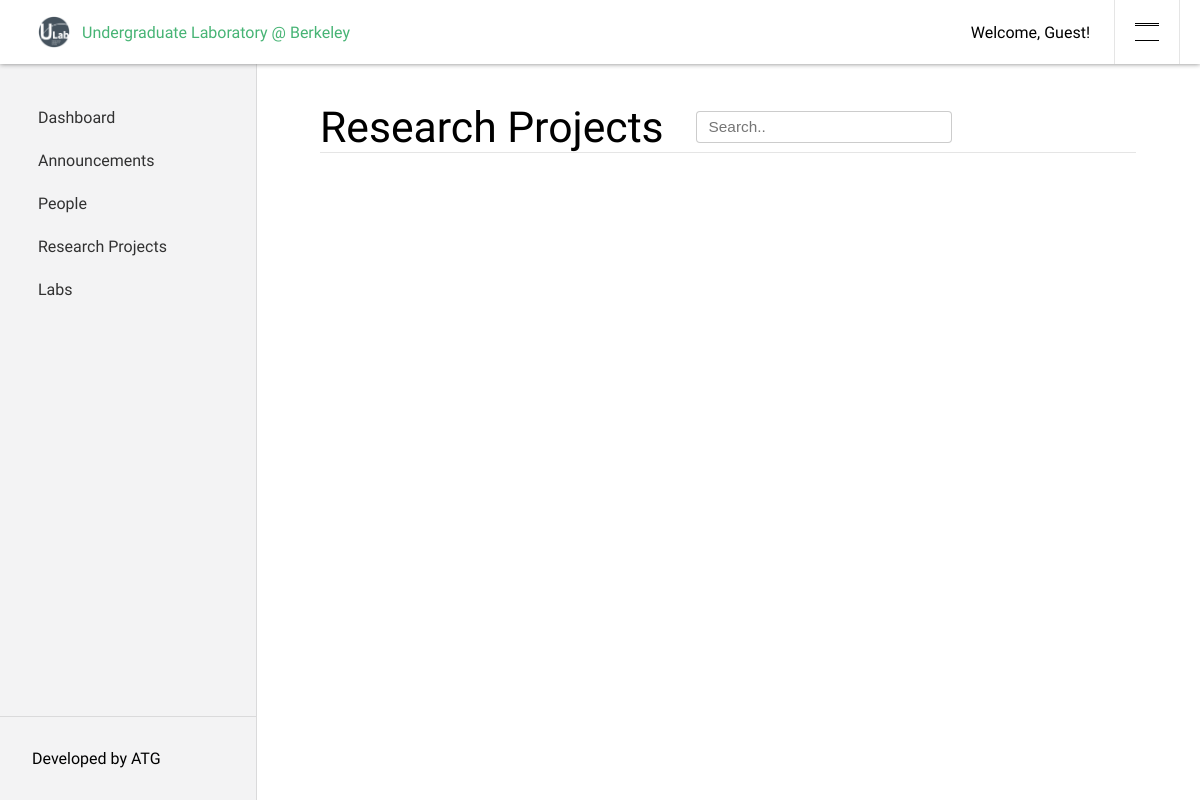
Page /dashboard/projects/ on the earlier database version.
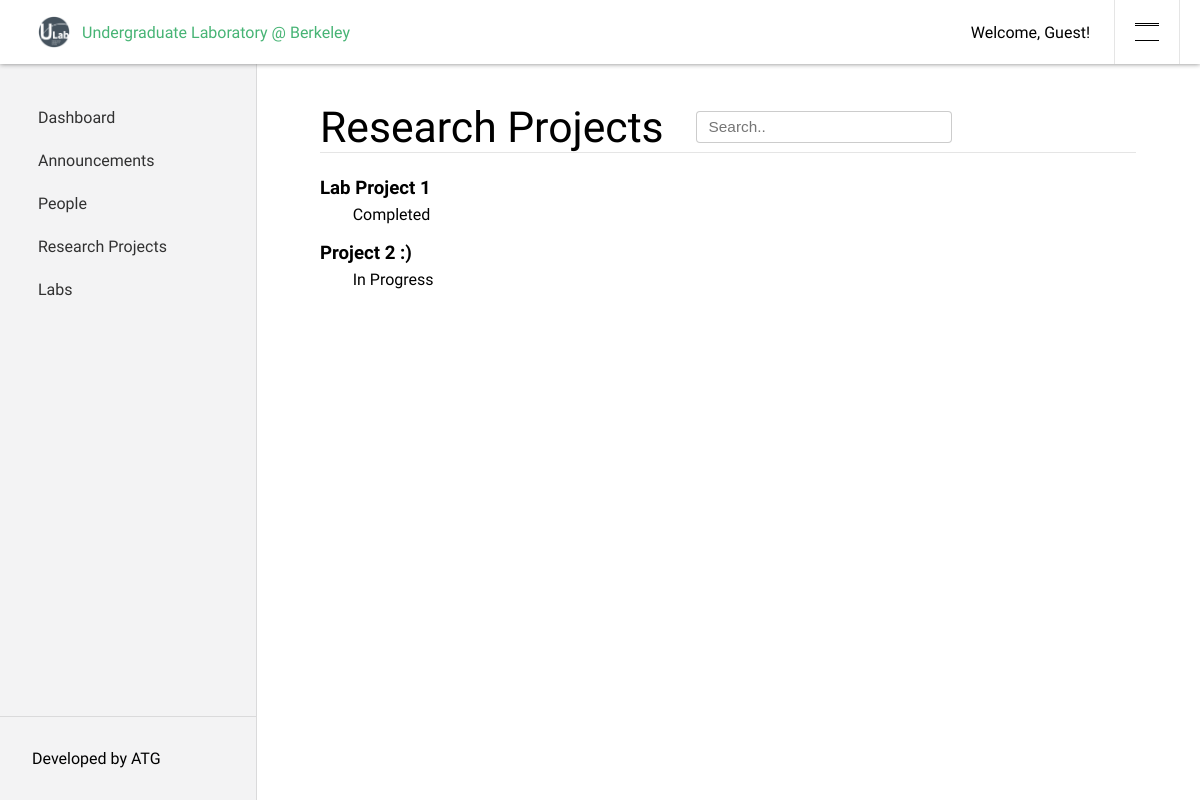
Same page on the later database version.
### dashboard/models.py (models this page shows, shortened)
class Project(models.Model):
    name = models.CharField(max_length=100)
    lab = models.ForeignKey(Lab, on_delete=models.CASCADE, null=True)
    description = models.TextField(max_length=2500, null=True)
    start_date = models.DateField('Date Started', blank=True, null=True)
    end_date = models.DateField('Date Completed', blank=True, null=True)
    managers = models.ManyToManyField(Member, related_name='managers')
    researchers = models.ManyToManyField(Member, blank=True, related_name='researchers')
    blog_post = models.URLField(null=True, blank=True)
    in_progress = models.BooleanField(default=True)
    @property
    def status(self):
      if self.in_progress:
        return 'In Progress'
      else:
        return 'Completed'

### dashboard/views.py (the view)
    def new_func(request, *args, **kwargs):
        result = handle_login(request)
        if result[0]:
          return result[1]
        else:
          return func(request, *args, **kwargs)

### dashboard/forms.py
class CustomAuthForm(AuthenticationForm):
  username = forms.CharField(
    widget = TextInput(attrs = {
        'class': 'validate',
        'placeholder': 'Username'
    }))
  password = forms.CharField(
    widget = PasswordInput(attrs = {
        'placeholder': 'Password'
    }))

### dashboard/views.py (called while the page is built)
def check_login(func):
    def new_func(request, *args, **kwargs):
        result = handle_login(request)
        if result[0]:
          return result[1]
        else:
          return func(request, *args, **kwargs)
    return new_func

@check_login
def projects_directory(request):
    search_val = request.GET.get('search', '')
    projects_by_name = Project.objects.filter(name__icontains=search_val)
    projects_by_desc = Project.objects.filter(description__icontains=search_val)
    projects = (projects_by_name | projects_by_desc).distinct()
    context = {
      'projects': projects,
      'form': AuthenticationForm()
    }
    return render(request, 'dashboard/projects_directory.html', context)

### dashboard/templates/dashboard/projects_directory.html
{% extends 'dashboard/layout.html' %}
{% block content %}
	<div class='content-header'>
	    <h1 class='content-title'> Research Projects </h1>
	    <form class='content-search-form' action="{% url 'projects' %}" method="GET">
    		<input class='content-search' type="text" placeholder="Search.." name="search">
	    </form>	</div>
      {% for project in projects %}
          <div class='announcment-entry'>
            <a href="{% url 'project' proj_id=project.id %}"> <span class='msg-title'>
              {{ project.name }}</span> </a>
            <p class='msg-description'>&emsp;&emsp;{{ project.status }}
            </p>
          </div>
      {% endfor %}
{% endblock %}

Differences in the rows shown:
added Project: name "Lab Project 1", status "Completed"
added Project: name "Project 2 :)", status "In Progress"
